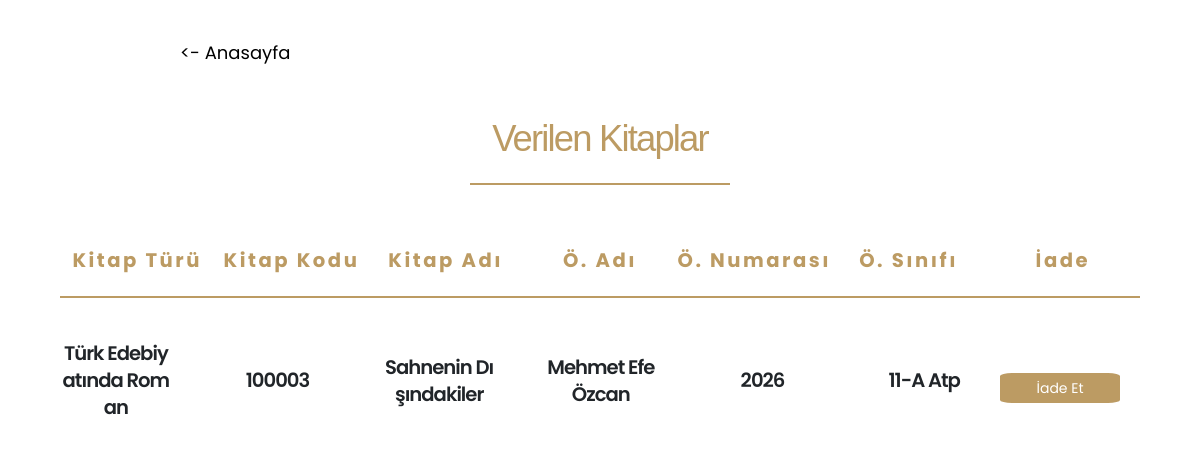
The page /given-books on the database as committed earlier.
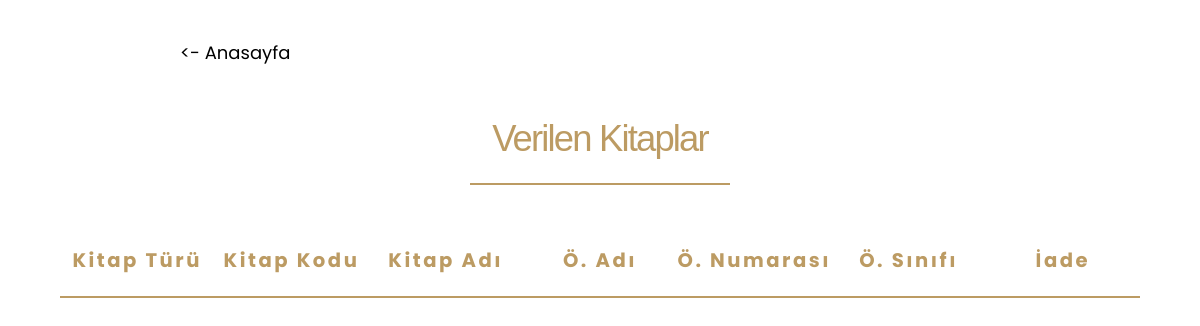
The same page on the database as committed later.
### main.py (models this page shows)
class givenBooks(db.Model):
    id = db.Column(db.Integer, primary_key=True)
    category = db.Column(db.String(100), nullable=False)
    bookCode = db.Column(db.String(100), nullable=False)
    bookName = db.Column(db.String(100), nullable=False)
    studentName = db.Column(db.String(50), nullable=False)
    classroom = db.Column(db.String(10), nullable=False)
    no = db.Column(db.String(10), nullable=False)

### main.py (the view, shortened to what this page needs)
@app.route("/given-books", methods=["POST", "GET"])
def givenBooksPage():
    _givenBooks = givenBooks.query.all()
    return render_template("givenBooks.html", givenBooks=_givenBooks)

### templates/givenBooks.html (shortened to what this page needs)
<!DOCTYPE html>
<html lang="en">
  <head>
    <link rel="stylesheet" href="../static/css/bootstrap.min.css" />
    <link rel="stylesheet" href="../static/css/all.min.css" />
    <link rel="stylesheet" href="../static/css/animate.compat.css" />
    <link rel="stylesheet" href="../static/css/simple-line-icons.min.css" />
    <link rel="stylesheet" href="../static/css/owl.carousel.min.css" />
    <link rel="stylesheet" href="../static/css/owl.theme.default.min.css" />
    <link rel="stylesheet" href="../static/css/magnific-popup.min.css" />
    <link rel="stylesheet" href="../static/css/theme.css" />
    <link rel="stylesheet" href="../static/css/theme-elements.css" />
    <link rel="stylesheet" href="../static/css/theme-blog.css" />
    <link rel="stylesheet" href="../static/css/theme-shop.css" />
    <link rel="stylesheet" href="../static/css/demo-restaurant.css" />
    <link
      id="skinCSS"
      rel="stylesheet"
      href="../static/css/skin-restaurant.css"
    />
    <link rel="stylesheet" href="../static/css/custom.css" />
    <link href="../static/css/all.min.css" rel="stylesheet" type="text/css" />
    <link rel="stylesheet" href="../static/css/style.css" />
  </head>
  <body>
    <div style="margin-left: 180px; margin-top: 40px">
      <a
        href="/home"
        style="font-size: large; text-decoration: none; color: black"
        ><- Anasayfa</a
      >
    </div>
    <div
      style="
        width: 260px;
        margin: 0 auto;
        padding-top: 50px;
        text-align: center;
      "
    >
      <h1
        style="
          color: #bc9b63;
          font-family: Verdana, Geneva, Tahoma, sans-serif;
          margin: 0;
        "
      >
        Verilen Kitaplar
      </h1>
      <hr style="color: #bc9b63; border: solid 1px" />
    </div>
    <main style="display: flex; flex-direction: column">
      <div
        style="
          width: 90%;
          margin: 0 auto;
          text-align: center;
          justify-content: center;
          align-items: center;
          padding-top: 40px;
          display: flex;
          flex-direction: row;
        "
      >
        <article style="width: 100%">
          <div>
            <h4
              style="color: #bc9b63"
              class="font-weight-bold positive-ls-3 mb-3"
            >
              Kitap Türü
            </h4>
            <hr style="color: #bc9b63; border: solid 1px" />
          </div>
        </article>
        <article style="width: 100%">
          <div>
            <h4
              style="color: #bc9b63"
              class="font-weight-bold positive-ls-3 mb-3"
            >
              Kitap Kodu
            </h4>
            <hr style="color: #bc9b63; border: solid 1px" />
          </div>
        </article>
        <article style="width: 100%">
          <div>
            <h4
              style="color: #bc9b63"
              class="font-weight-bold positive-ls-3 mb-3"
            >
              Kitap Adı
            </h4>
            <hr style="color: #bc9b63; border: solid 1px" />
          </div>
        </article>
        <article style="width: 100%">
          <div>
            <h4
              style="color: #bc9b63"
              class="font-weight-bold positive-ls-3 mb-3"
            >
              Ö. Adı
            </h4>
            <hr style="color: #bc9b63; border: solid 1px" />
          </div>
        </article>
        <article style="width: 100%">
          <div>
            <h4
              style="color: #bc9b63"
              class="font-weight-bold positive-ls-3 mb-3"
            >
              Ö. Numarası
            </h4>
            <hr style="color: #bc9b63; border: solid 1px" />
          </div>
        </article>
        <article style="width: 100%">
          <div>
            <h4
              style="color: #bc9b63"
              class="font-weight-bold positive-ls-3 mb-3"
            >
              Ö. Sınıfı
            </h4>
            <hr style="color: #bc9b63; border: solid 1px" />
          </div>
        </article>
        <article style="width: 100%">
          <div>
            <h4
              style="color: #bc9b63"
              class="font-weight-bold positive-ls-3 mb-3"
            >
              İade
            </h4>
            <hr style="color: #bc9b63; border: solid 1px" />
          </div>
        </article>
      </div>
      {% for book in givenBooks %}
      <div
        style="
          width: 90%;
          margin: 0 auto;
          text-align: center;
          justify-content: center;
          align-items: center;
          padding-top: 20px;
          display: flex;
          flex-direction: row;
        "
      >
        <article style="width: 60%; margin-right: 50px">
          <div>
            <h4 style="word-break: break-all">{{book.category}}</h4>
          </div>
        </article>
        <article style="width: 60%; margin-right: 50px">
          <div>
            <h4 style="word-break: break-all">{{book.bookCode}}</h4>
          </div>
        </article>
        <article style="width: 60%; margin-right: 50px">
          <div>
            <h4 style="word-break: break-all">{{book.bookName}}</h4>
          </div>
        </article>
        <article style="width: 60%; margin-right: 50px">
          <div>
            <h4 style="word-break: break-all">{{book.studentName}}</h4>
          </div>
        </article>
        <article style="width: 60%; margin-right: 50px">
          <div>
            <h4 style="word-break: break-all">{{book.no}}</h4>
          </div>
        </article>
        <article style="width: 60%; margin-right: 20px">
          <div>
            <h4 style="word-break: break-all">{{book.classroom}}</h4>
          </div>
        </article>
        <article style="width: 60%; margin-right: 20px">
          <form action="" method="post" enctype="multipart/form-data">
            <div>
              <button
                type="submit"
                value="{{book.bookCode}}"
                name="iade"
                style="
                  min-width: 120px;
                  border-radius: 10%;
                  border: 1px solid transparent;
                  background-color: #bc9b63;
                  color: white;
                "
              >
                İade Et
              </button>
            </div>
          </form>
        </article>
      </div>
      {% endfor %}
    </main>
  </body>
</html>

### static/css/demo-restaurant.css (style rules this page uses)
h1, h2, h3 { font-family: "Lora", serif; }

Rows that differ between the two databases and show on the page:
removed givenBooks: category "Türk Edebiyatında Roman", bookCode "100003", bookName "Sahnenin Dışındakiler", studentName "Mehmet Efe Özcan", no "2026", classroom "11-A Atp"
